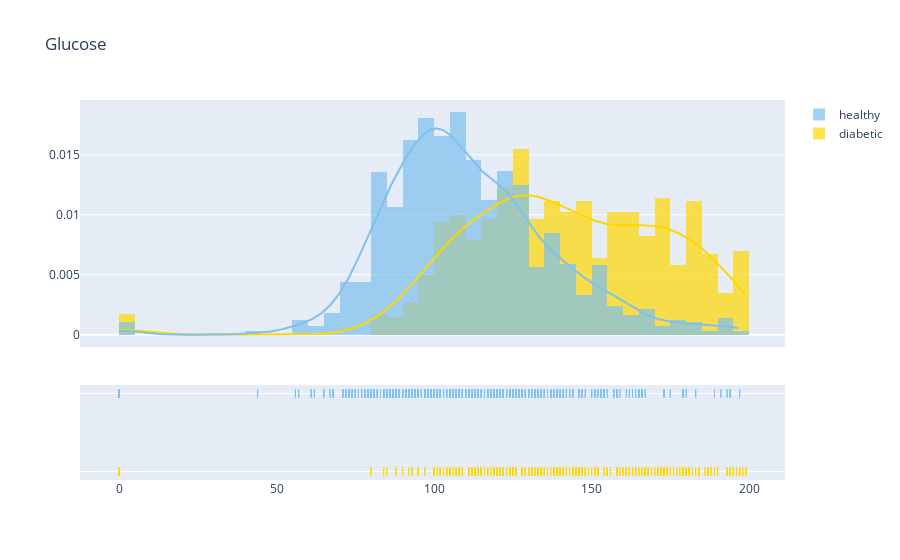

Notebook cell for this chart:
### Code cell
# glucose 

plot_distribution('Glucose', 0)

### Figure 1 — Plotly figure (JSON) as saved in the notebook; plotly's stock layout.template omitted (floating-point values rounded to 4 significant figures; data arrays with more than 128 entries replaced by an {"elided": "..."} marker saying what was removed)
{"data": [{"autobinx": false, "histnorm": "probability density", "legendgroup": "diabetic", "marker": {"color": "#FFD700"}, "name": "diabetic", "opacity": 0.7, "type": "histogram", "x": {"elided": "684 int values"}, "xaxis": "x", "xbins": {"end": 199, "size": 0, "start": 0}, "yaxis": "y"}, {"autobinx": false, "histnorm": "probability density", "legendgroup": "healthy", "marker": {"color": "#7EC0EE"}, "name": "healthy", "opacity": 0.7, "type": "histogram", "x": {"elided": "1316 int values"}, "xaxis": "x", "xbins": {"end": 197, "size": 0, "start": 0}, "yaxis": "y"}, {"legendgroup": "diabetic", "marker": {"color": "#FFD700"}, "mode": "lines", "name": "diabetic", "showlegend": false, "type": "scatter", "x": {"elided": "500 float values"}, "xaxis": "x", "y": {"elided": "500 float values"}, "yaxis": "y"}, {"legendgroup": "healthy", "marker": {"color": "#7EC0EE"}, "mode": "lines", "name": "healthy", "showlegend": false, "type": "scatter", "x": {"elided": "500 float values"}, "xaxis": "x", "y": {"elided": "500 float values"}, "yaxis": "y"}, {"legendgroup": "diabetic", "marker": {"color": "#FFD700", "symbol": "line-ns-open"}, "mode": "markers", "name": "diabetic", "showlegend": false, "type": "scatter", "x": {"elided": "684 int values"}, "xaxis": "x", "y": {"elided": "684 str values"}, "yaxis": "y2"}, {"legendgroup": "healthy", "marker": {"color": "#7EC0EE", "symbol": "line-ns-open"}, "mode": "markers", "name": "healthy", "showlegend": false, "type": "scatter", "x": {"elided": "1316 int values"}, "xaxis": "x", "y": {"elided": "1316 str values"}, "yaxis": "y2"}], "layout": {"barmode": "overlay", "hovermode": "closest", "legend": {"traceorder": "reversed"}, "title": {"text": "Glucose"}, "xaxis": {"anchor": "y2", "domain": [0, 1], "zeroline": false}, "yaxis": {"anchor": "free", "domain": [0.35, 1], "position": 0}, "yaxis2": {"anchor": "x", "domain": [0, 0.25], "dtick": 1, "showticklabels": false}}}
